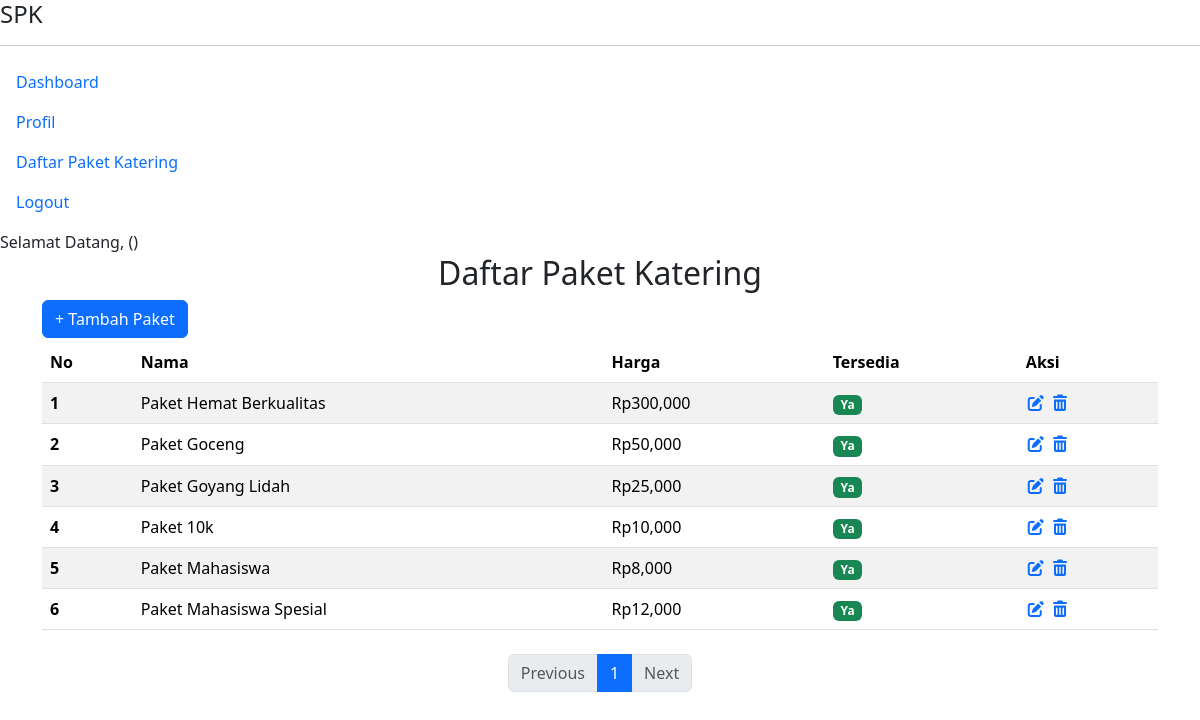
The page /pages/paket-katering/paket_katering.php on the database as committed earlier.
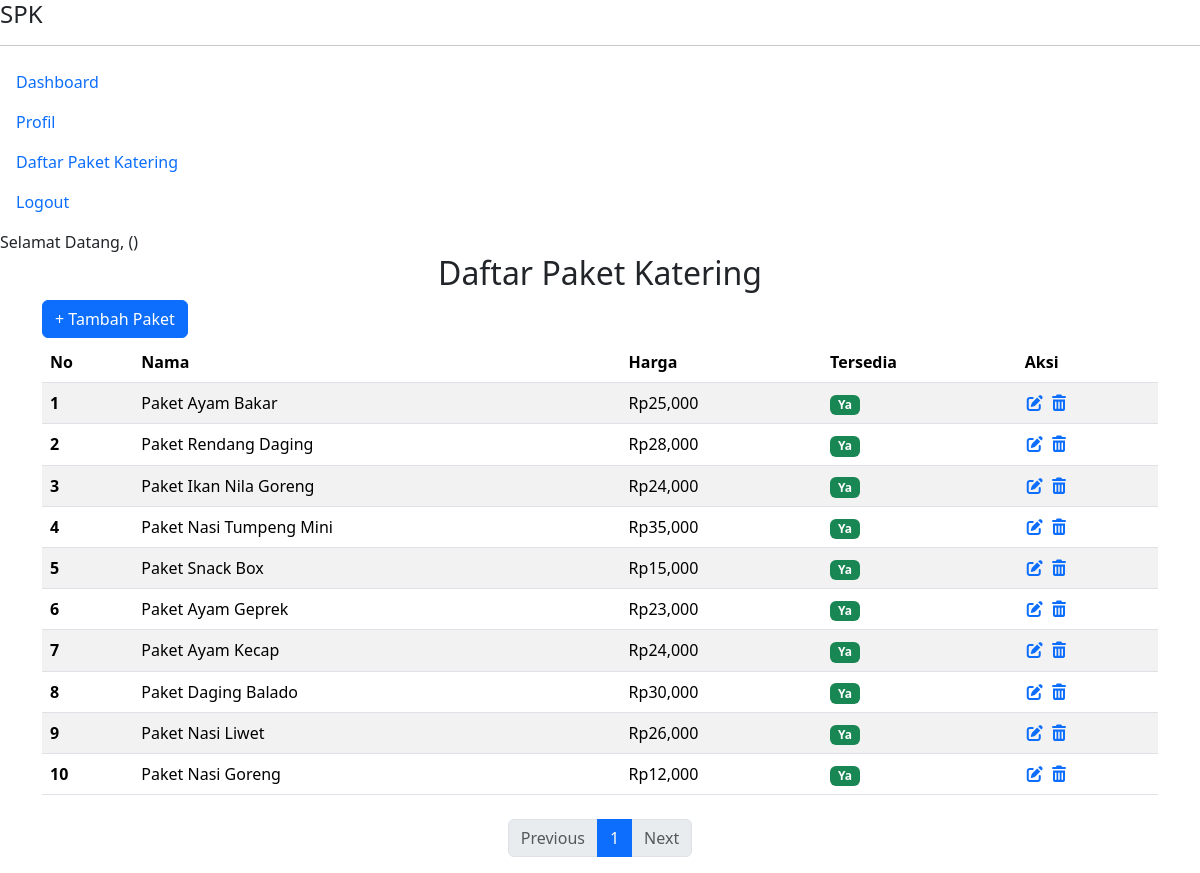
The same page on the database as committed later.
### tables this page shows
CREATE TABLE `paket_katering` (
  `id_paket_katering` int(11) NOT NULL,
  `nama_paket` varchar(50) NOT NULL,
  `harga` int(11) NOT NULL,
  `deskripsi` text DEFAULT NULL,
  `tersedia` enum('Ya','Tidak') DEFAULT 'Ya'
);

### pages/paket-katering/paket_katering.php (the view, shortened to what this page needs)
<?php
require_once __DIR__ . '/../../pages/layouts/header.php';
require_once __DIR__ . '/../../koneksi.php';
$limit = 10;
$page_no = isset($_GET['page_no']) ? (int) $_GET['page_no'] : 1;
$offset = ($page_no - 1) * $limit;
$getDataPaketKatering = mysqli_query(
    $koneksi,
    'SELECT * FROM paket_katering
    LIMIT ' . $limit . ' OFFSET ' . $offset . ''
);
$totalDataResult = mysqli_query(
    $koneksi,
    "SELECT COUNT(*) as total FROM paket_katering"
);
$dataTotal = mysqli_fetch_assoc($totalDataResult);
$totalData = $dataTotal['total'];
$totalPages = ceil($totalData / $limit);
$no = $offset + 1;
?>
<section>
    <div class="content">
        <h2 class="content-title text-center">Daftar Paket Katering</h2>
        <div class="container" style="margin-bottom: -20px;">
            <a href="index.php?page=tambah_paket_katering" class="btn btn-primary">+ Tambah Paket</a>
        </div>
        <div class="container mt-4 table-responsive" style="max-height: 700px; overflow-y: auto;">
            <table class="table table-striped table-hover" style="max-height:300px;">
                <thead>
                    <tr>
                        <th scope="col">No</th>
                        <th scope="col">Nama</th>
                        <th scope="col">Harga</th>
                        <th scope="col">Tersedia</th>
                        <th scope="col">Aksi</th>
                    </tr>
                </thead>
                <tbody>
                    <?php foreach ($getDataPaketKatering as $row): ?>
                        <tr>
                            <th scope="row"><?= $no++ ?></th>
                            <td><?= $row['nama_paket'] ?></td>
                            <td>Rp<?= number_format($row['harga']) ?></td>
                            <?php
                            if ($row['tersedia'] == 'Ya') {
                                $row['tersedia'] = '<span class="badge bg-success">Ya</span>';
                            } else {
                                $row['tersedia'] = '<span class="badge bg-white">❌</span>';
                            }
                            ?>
                            <td><?= $row['tersedia'] ?></td>
                            <td>
                                <a
                                    href="index.php?page=edit_paket_katering&id_paket_katering=<?= $row['id_paket_katering'] ?>"><i
                                        class="fa-solid fa-pen-to-square"></i></a>
                                <a href="javascript:void(0)"
                                    onclick="konfirmasiDelete('index.php?page=hapus_paket_katering&id_paket_katering=<?= $row['id_paket_katering'] ?>')">
                                    <i class="fa-solid fa-trash-can"></i></a>
                            </td>
                        </tr>
                    <?php endforeach ?>
                </tbody>
            </table>
            <nav aria-label="Page navigation">
                <ul class="pagination justify-content-center mt-4">
                    <li class="page-item <?= ($page_no <= 1) ? 'disabled' : '' ?>">
                        <a class="page-link" href="?page=paket_katering&page_no=<?= $page_no - 1 ?>">Previous</a>
                    </li>
                    <?php for ($i = 1; $i <= $totalPages; $i++): ?>
                        <li class="page-item <?= ($i == $page_no) ? 'active' : '' ?>">
                            <a class="page-link" href="?page=paket_katering&page_no=<?= $i ?>"><?= $i ?></a>
                        </li>
                    <?php endfor; ?>
                    <li class="page-item <?= ($page_no >= $totalPages) ? 'disabled' : '' ?>">
                        <a class="page-link" href="?page=paket_katering&page_no=<?= $page_no + 1 ?>">Next</a>
                    </li>
                </ul>
            </nav>
        </div>
    </div>
</section>
<?php
require_once __DIR__ . '/../../pages/layouts/footer.php';
?>

Rows that differ between the two databases and show on the page:
removed paket_katering: nama_paket "Paket Hemat Berkualitas", harga "300,000"
removed paket_katering: nama_paket "Paket Goceng", harga "50,000"
removed paket_katering: nama_paket "Paket Goyang Lidah", harga "25,000"
removed paket_katering: nama_paket "Paket 10k", harga "10,000"
removed paket_katering: nama_paket "Paket Mahasiswa", harga "8,000"
removed paket_katering: nama_paket "Paket Mahasiswa Spesial", harga "12,000"
added paket_katering: nama_paket "Paket Ayam Bakar", harga "25,000"
added paket_katering: nama_paket "Paket Rendang Daging", harga "28,000"
added paket_katering: nama_paket "Paket Ikan Nila Goreng", harga "24,000"
added paket_katering: nama_paket "Paket Nasi Tumpeng Mini", harga "35,000"
added paket_katering: nama_paket "Paket Snack Box", harga "15,000"
added paket_katering: nama_paket "Paket Ayam Geprek", harga "23,000"
added paket_katering: nama_paket "Paket Ayam Kecap", harga "24,000"
added paket_katering: nama_paket "Paket Daging Balado", harga "30,000"
added paket_katering: nama_paket "Paket Nasi Liwet", harga "26,000"
added paket_katering: nama_paket "Paket Nasi Goreng", harga "12,000"
